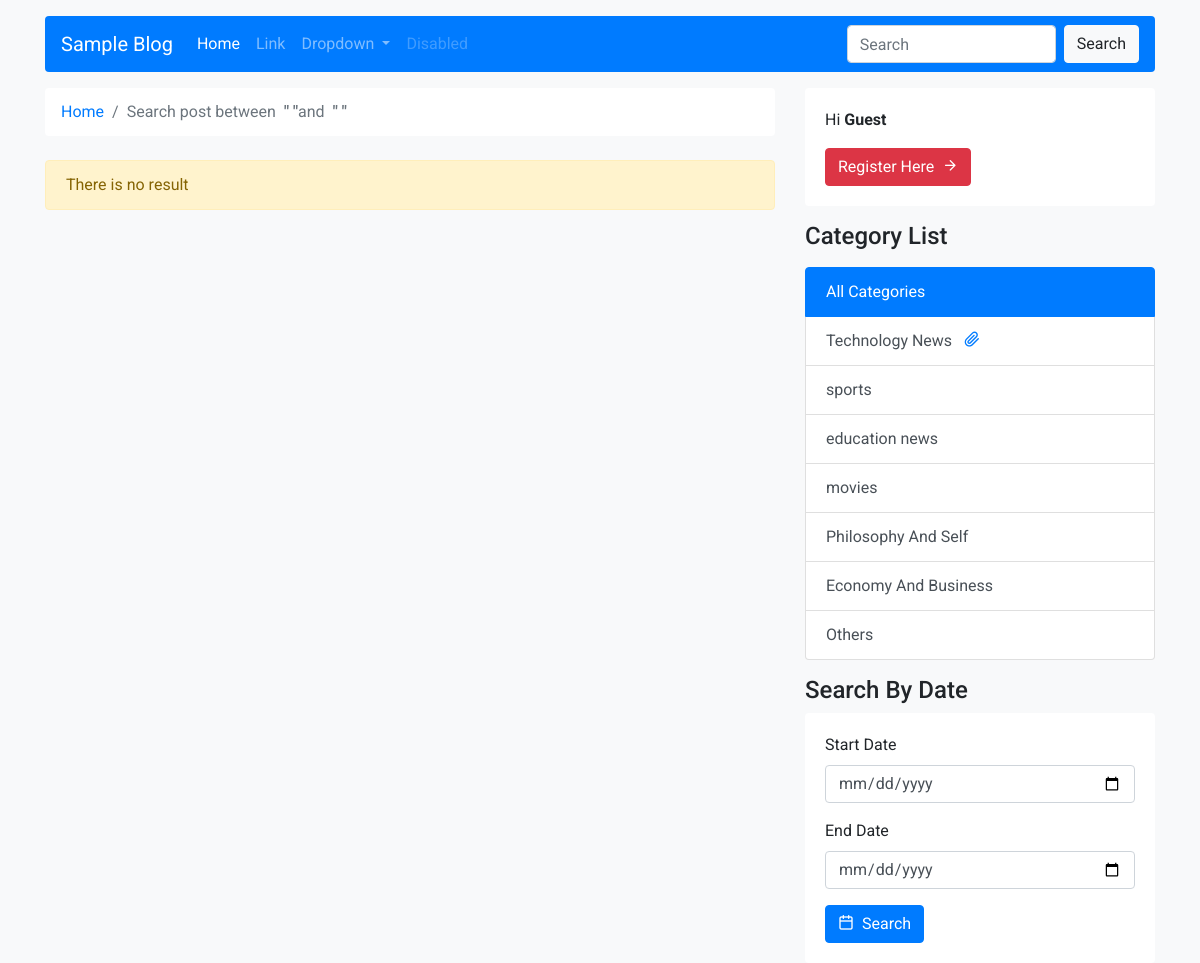
Screenshot of /search_by_date.php with the database file from the repository.
### tables this page shows
CREATE TABLE `categories` (
  `id` int(11) NOT NULL,
  `title` varchar(255) NOT NULL,
  `user_id` int(11) NOT NULL,
  `ordering` int(11) DEFAULT NULL,
  `created_at` timestamp NOT NULL DEFAULT current_timestamp()
);

### core/base.php (called while the page is built, shortened)
<?php
function con(){
  return mysqli_connect("localhost","root","","blog");
}
$url = "http://{$_SERVER['HTTP_HOST']}";

### right_siderbar.php (the view)
<div class="col-12 col-md-4">
            <div class="front-panel-right-siderbar">
                <div class="card">
                    <div class="card-body">
                        <?php if(isset($_SESSION['user']['id'])){ ?>
                            <p>
                                Hi <b><?php echo $_SESSION['user']['name']; ?></b>
                            </p>
                            <a href="dashboard.php" class="btn btn-primary">Go Dashboard<i class="feather-arrow-right ml-2"></i></a>
                        <?php }else{ ?>
                            <p>
                                Hi <b>Guest</b>
                            </p>
                            <a href="register.php" class="btn btn-danger">Register Here<i class="feather-arrow-right ml-2"></i></a>
                        <?php } ?>
                    </div>
                </div>
                <h4 class="mt-3 mb-3">Category List</h4>
                <div class="list-group ">
                    <a href="<?php echo $url; ?>/index.php" class="list-group-item list-group-item-action <?php echo isset($_GET['category_id'])?'':'active'; ?>">
                        All Categories
                    </a>
                    <?php
                        foreach (fCategories() as $c){
                    ?>
                    <a href="category_based_post.php?category_id=<?php echo $c['id']; ?>"
                        class="list-group-item list-group-item-action
                        <?php echo isset($_GET['category_id'])? ($_GET['category_id'] == $c['id']? "active" : '') : '' ; ?>">
                        <?php echo $c['title']; ?>
                        <?php if($c['ordering'] == 1){ ?>
                            <i class="feather-paperclip ml-2 text-primary"></i>
                        <?php } ?>
                    </a>
                    <?php
                        }
                    ?>
                </div>
                <div class="mt-3">
                    <h4>Search By Date</h4>
                    <div class="card">
                        <div class="card-body">
                        <form action="search_by_date.php" method="POST">
                            <div class="form-group">
                                <label for="">Start Date</label>
                                <input type="date" name="start" class="form-control" required>
                            </div>
                            <div class="form-group">
                                <label for="">End Date</label>
                                <input type="date" name="end" class="form-control" required>
                            </div>
                            <button class="btn btn-primary">
                                <i class="feather-calendar mr-2"></i>Search
                            </button>
                        </form>
                        </div>
                    </div>
                </div>
            </div>
        </div>

### assets/css/style.css (style rules this page uses)
* { font-family: 'Roboto', sans-serif; }
:root { --primary-soft: #f3f3f3; }
.card { border:none; }
.front-panel-right-siderbar { position: sticky; top: 15px; }

### rows the page displays
categories: title "Technology News", ordering 1 (drawn)
categories: title "sports"
categories: title "education news"
categories: title "movies"
categories: title "Philosophy And Self"
categories: title "Economy And Business"
categories: title "Others"

### other values shown
$data "There is no result"
